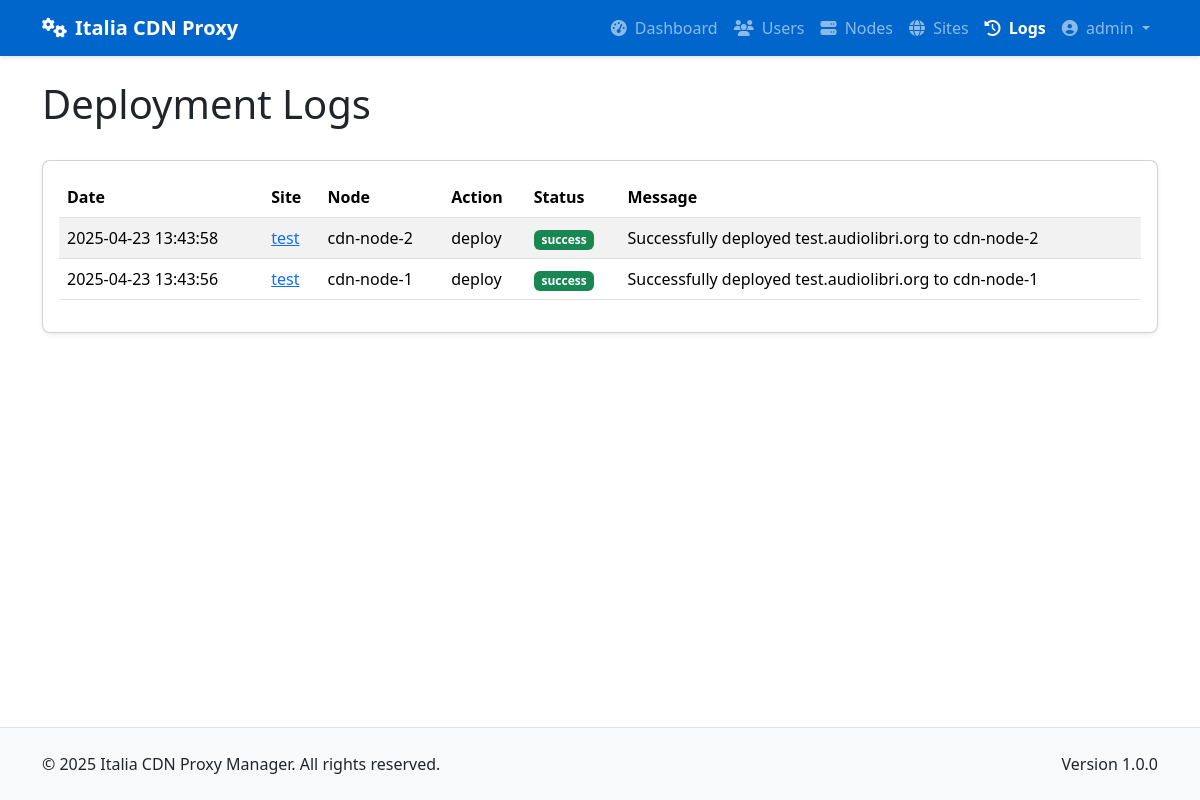
The page /admin/logs (signed in) on the database its author committed.
### app/models/models.py (models this page shows, shortened)
class User(db.Model):
    __tablename__ = 'users'
    id = db.Column(db.Integer, primary_key=True)
    username = db.Column(db.String(64), unique=True, index=True, nullable=False)
    email = db.Column(db.String(120), unique=True, index=True, nullable=False)
    password_hash = db.Column(db.String(128), nullable=False)
    role = db.Column(db.String(20), nullable=False, default='client')  # 'admin' or 'client'
    is_active = db.Column(db.Boolean, default=True)
    created_at = db.Column(db.DateTime, default=datetime.utcnow)
    last_login = db.Column(db.DateTime, nullable=True)
    sites = db.relationship('Site', backref='owner', lazy='dynamic')
    def is_admin(self):
        return self.role == 'admin'

class DeploymentLog(db.Model):
    __tablename__ = 'deployment_logs'
    id = db.Column(db.Integer, primary_key=True)
    site_id = db.Column(db.Integer, db.ForeignKey('sites.id'), nullable=False)
    node_id = db.Column(db.Integer, db.ForeignKey('nodes.id'), nullable=False)
    action = db.Column(db.String(64), nullable=False)  # deploy, update, remove, ssl_renew
    status = db.Column(db.String(20), nullable=False)  # success, error
    message = db.Column(db.Text, nullable=True)
    created_at = db.Column(db.DateTime, default=datetime.utcnow)
    site = db.relationship('Site', backref=db.backref('deployment_logs', lazy='dynamic'))
    node = db.relationship('Node', backref=db.backref('deployment_logs', lazy='dynamic'))

class Site(db.Model):
    __tablename__ = 'sites'
    id = db.Column(db.Integer, primary_key=True)
    name = db.Column(db.String(64), nullable=False)
    domain = db.Column(db.String(255), unique=True, nullable=False)
    protocol = db.Column(db.String(10), nullable=False, default='https')  # http or https
    origin_address = db.Column(db.String(255), nullable=False)  # Backend server address
    origin_port = db.Column(db.Integer, nullable=False)
    user_id = db.Column(db.Integer, db.ForeignKey('users.id'), nullable=False)
    is_active = db.Column(db.Boolean, default=True)
    is_blocked = db.Column(db.Boolean, default=False) # Add this line
    use_waf = db.Column(db.Boolean, default=False)
    created_at = db.Column(db.DateTime, default=datetime.utcnow)
    updated_at = db.Column(db.DateTime, default=datetime.utcnow, onupdate=datetime.utcnow)
    custom_config = db.Column(db.Text, nullable=True)  # Additional Nginx configuration
    site_nodes = db.relationship('SiteNode', backref='site', lazy='dynamic')
    ssl_certificates = db.relationship('SSLCertificate', backref='site', lazy='dynamic')

class Node(db.Model):
    __tablename__ = 'nodes'
    id = db.Column(db.Integer, primary_key=True)
    name = db.Column(db.String(64), unique=True, nullable=False)
    ip_address = db.Column(db.String(45), nullable=False)  # IPv4 or IPv6
    ssh_port = db.Column(db.Integer, default=22)
    ssh_user = db.Column(db.String(64), nullable=False)
    ssh_key_path = db.Column(db.String(256), nullable=True)  # Path to SSH key file
    ssh_password = db.Column(db.String(256), nullable=True)  # Encrypted password (if using password auth)
    is_active = db.Column(db.Boolean, default=True)
    is_discovered = db.Column(db.Boolean, default=False)  # Whether this node was discovered from YAML
    created_at = db.Column(db.DateTime, default=datetime.utcnow)
    updated_at = db.Column(db.DateTime, default=datetime.utcnow, onupdate=datetime.utcnow)
    nginx_config_path = db.Column(db.String(256), default='/etc/nginx/conf.d')
    nginx_reload_command = db.Column(db.String(256), default='sudo systemctl reload nginx')
    site_nodes = db.relationship('SiteNode', backref='node', lazy='dynamic')

### app/controllers/admin.py (the view)
@admin.route('/logs')
@login_required
@admin_required
def deployment_logs():
    logs = DeploymentLog.query.order_by(DeploymentLog.created_at.desc()).all()
    return render_template('admin/logs.html', logs=logs)

### app/models/__init__.py (called while the page is built)
@login_manager.user_loader
def load_user(user_id):
    return User.query.get(int(user_id))

### app/services/access_control.py (called while the page is built)
def admin_required(f):
    @wraps(f)
    def decorated_function(*args, **kwargs):
        if not current_user.is_admin():
            flash('You need admin privileges to access this page.', 'error')
            return abort(403)
        return f(*args, **kwargs)
    return decorated_function

### app/templates/admin/logs.html (shortened to what this page needs)
{% extends 'base.html' %}
{% block content %}
<div class="container py-4">
    <div class="d-flex justify-content-between align-items-center mb-4">
        <h1>Deployment Logs</h1>
    </div>
    <div class="card shadow-sm">
        <div class="card-body">
            {% if logs %}
                <div class="table-responsive">
                    <table class="table table-striped table-hover">
                        <thead>
                            <tr>
                                <th>Date</th>
                                <th>Site</th>
                                <th>Node</th>
                                <th>Action</th>
                                <th>Status</th>
                                <th>Message</th>
                            </tr>
                        </thead>
                        <tbody>
                            {% for log in logs %}
                            <tr>
                                <td>{{ log.created_at.strftime('%Y-%m-%d %H:%M:%S') }}</td>
                                <td>
                                    <a href="{{ url_for('admin.view_site', site_id=log.site_id) }}">
                                        {{ log.site.name }}
                                    </a>
                                </td>
                                <td>{{ log.node.name }}</td>
                                <td>{{ log.action }}</td>
                                <td>
                                    <span class="badge bg-{{ 'success' if log.status == 'success' else 'danger' }}">
                                        {{ log.status }}
                                    </span>
                                </td>
                                <td>{{ log.message }}</td>
                            </tr>
                            {% endfor %}
                        </tbody>
                    </table>
                </div>
            {% else %}
                <div class="alert alert-info">
                    No deployment logs found.
                </div>
            {% endif %}
        </div>
    </div>
</div>
{% endblock %}

### app/templates/base.html (shortened to what this page needs)
<!DOCTYPE html>
<html lang="en">
<head>
    <link href="https://cdn.jsdelivr.net/npm/bootstrap@5.3.2/dist/css/bootstrap.min.css" rel="stylesheet">
    <link rel="stylesheet" href="https://cdnjs.cloudflare.com/ajax/libs/font-awesome/6.4.2/css/all.min.css">
</head>
<body>
    <header>
        <nav class="navbar navbar-expand-lg navbar-dark bg-primary">
            <div class="container">
                <a class="navbar-brand" href="/">
                    <i class="fas fa-cogs me-2"></i>Italia CDN Proxy
                </a>
                <div class="collapse navbar-collapse" id="navbarNav">
                    <ul class="navbar-nav ms-auto">
                        {% if current_user.is_authenticated %}
                            {% if current_user.is_admin() %}
                                <li class="nav-item">
                                    <a class="nav-link {% if request.endpoint == 'admin.dashboard' %}active{% endif %}" href="{{ url_for('admin.dashboard') }}">
                                        <i class="fas fa-tachometer-alt me-1"></i> Dashboard
                                    </a>
                                </li>
                                <li class="nav-item">
                                    <a class="nav-link {% if 'admin.list_users' in request.endpoint %}active{% endif %}" href="{{ url_for('admin.list_users') }}">
                                        <i class="fas fa-users me-1"></i> Users
                                    </a>
                                </li>
                                <li class="nav-item">
                                    <a class="nav-link {% if 'admin.list_nodes' in request.endpoint %}active{% endif %}" href="{{ url_for('admin.list_nodes') }}">
                                        <i class="fas fa-server me-1"></i> Nodes
                                    </a>
                                </li>
                                <li class="nav-item">
                                    <a class="nav-link {% if 'admin.list_sites' in request.endpoint %}active{% endif %}" href="{{ url_for('admin.list_sites') }}">
                                        <i class="fas fa-globe me-1"></i> Sites
                                    </a>
                                </li>
                                <li class="nav-item">
                                    <a class="nav-link {% if request.endpoint == 'admin.deployment_logs' %}active{% endif %}" href="{{ url_for('admin.deployment_logs') }}">
                                        <i class="fas fa-history me-1"></i> Logs
                                    </a>
                                </li>
                            {% endif %}
                            <li class="nav-item dropdown">
                                <a class="nav-link dropdown-toggle" href="#" id="userDropdown" role="button" data-bs-toggle="dropdown" aria-expanded="false">
                                    <i class="fas fa-user-circle me-1"></i> {{ current_user.username }}
                                </a>
                            </li>
                        {% endif %}
                    </ul>
                </div>
            </div>
        </nav>
    </header>
    <main>
        {% block content %}{% endblock %}
    </main>
    <footer class="bg-light py-4 mt-auto border-top">
        <div class="container">
            <div class="row">
                <div class="col-md-6 text-center text-md-start">
                    <p class="mb-0">&copy; 2025 Italia CDN Proxy Manager. All rights reserved.</p>
                </div>
                <div class="col-md-6 text-center text-md-end">
                    <p class="mb-0">Version 1.0.0</p>
                </div>
            </div>
        </div>
    </footer>
</body>
</html>

### app/templates/base.html (style rules this page uses)
body { min-height: 100vh; display: flex; flex-direction: column; }
main { flex: 1; }
.navbar-brand { font-weight: 700; }
.navbar { box-shadow: 0 2px 4px rgba(0, 0, 0, 0.1); }
.card { border-radius: 0.5rem; box-shadow: 0 4px 6px rgba(0, 0, 0, 0.05); margin-bottom: 1.5rem; }
.bg-primary { background-color: #0066CC !important; }
.nav-link.active { font-weight: 600; }

### rows shown on the page
User: username "admin"
DeploymentLog: created_at "2025-04-23 13:43:58", site.name "test", node.name "cdn-node-2", action "deploy", status "success", message "Successfully deployed test.audiolibri.org to cdn-node-2"
DeploymentLog: created_at "2025-04-23 13:43:56", site.name "test", node.name "cdn-node-1", action "deploy", status "success", message "Successfully deployed test.audiolibri.org to cdn-node-1"
